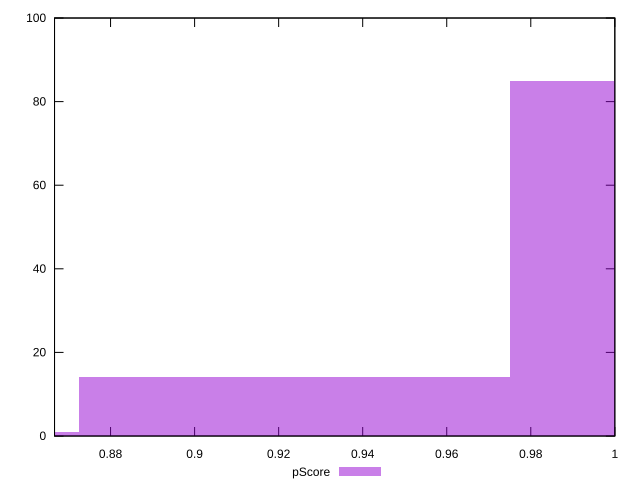

Write the gnuplot code that produced this figure.
reset

$pScore <<EOF
1.0264222787101305 85
0.9237800508391175 14
0.8211378229681044 1
EOF

set key outside below
set boxwidth 0.10264222787101306
set xrange [0.8666666666666667:1]
set yrange [0:100]
set trange [0:100]
set style fill transparent solid 0.5 noborder
set terminal svg size 640, 490 enhanced background rgb 'white'
set output "report_00018_2021-02-10T15-25-16.877Z/unminified-javascript/samples/pages+cached+noadtech/pScore/histogram.svg"

plot $pScore title "pScore" with boxes

reset
